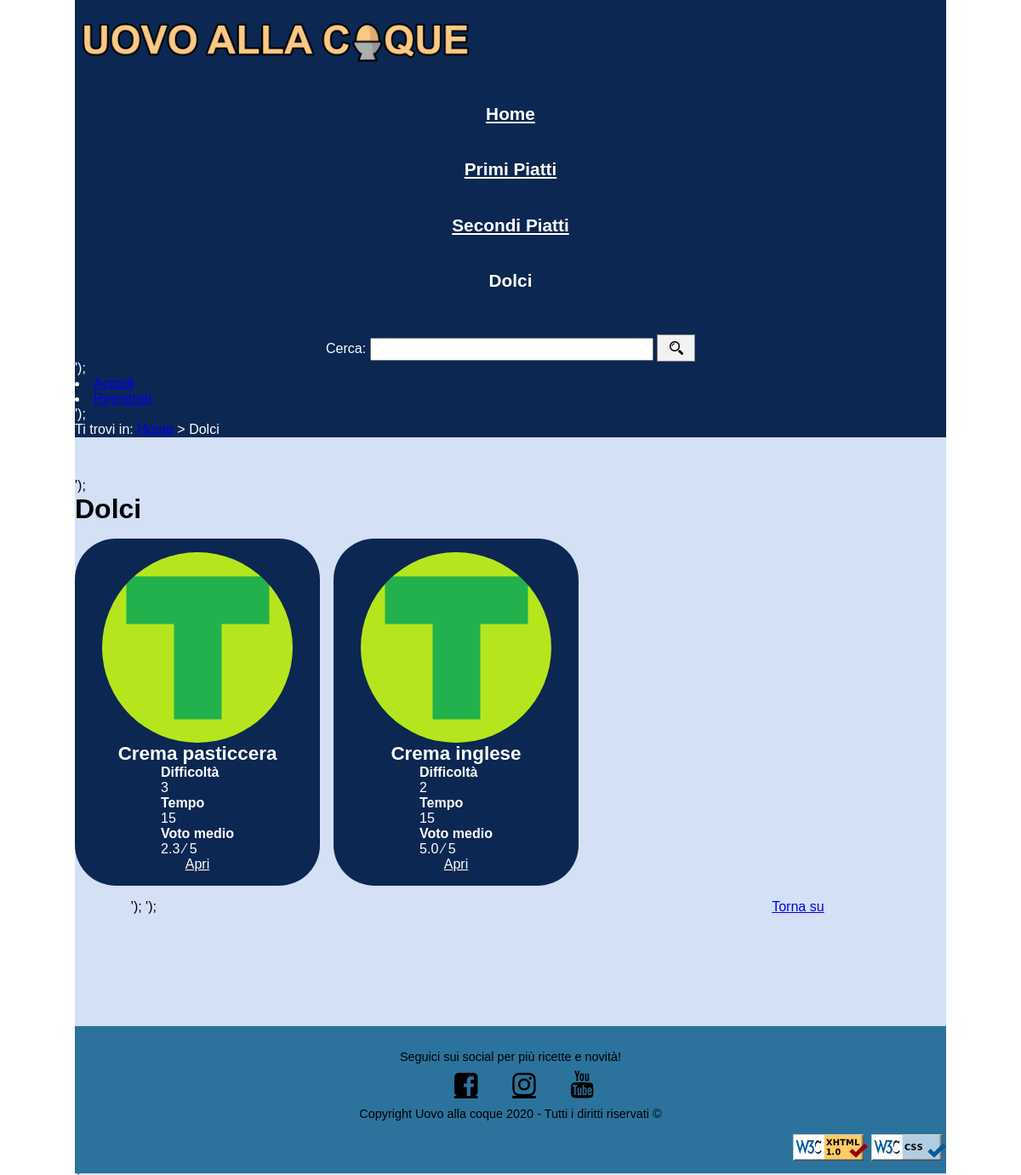
Before: /php/elenco.php?id=3 with the older database file.
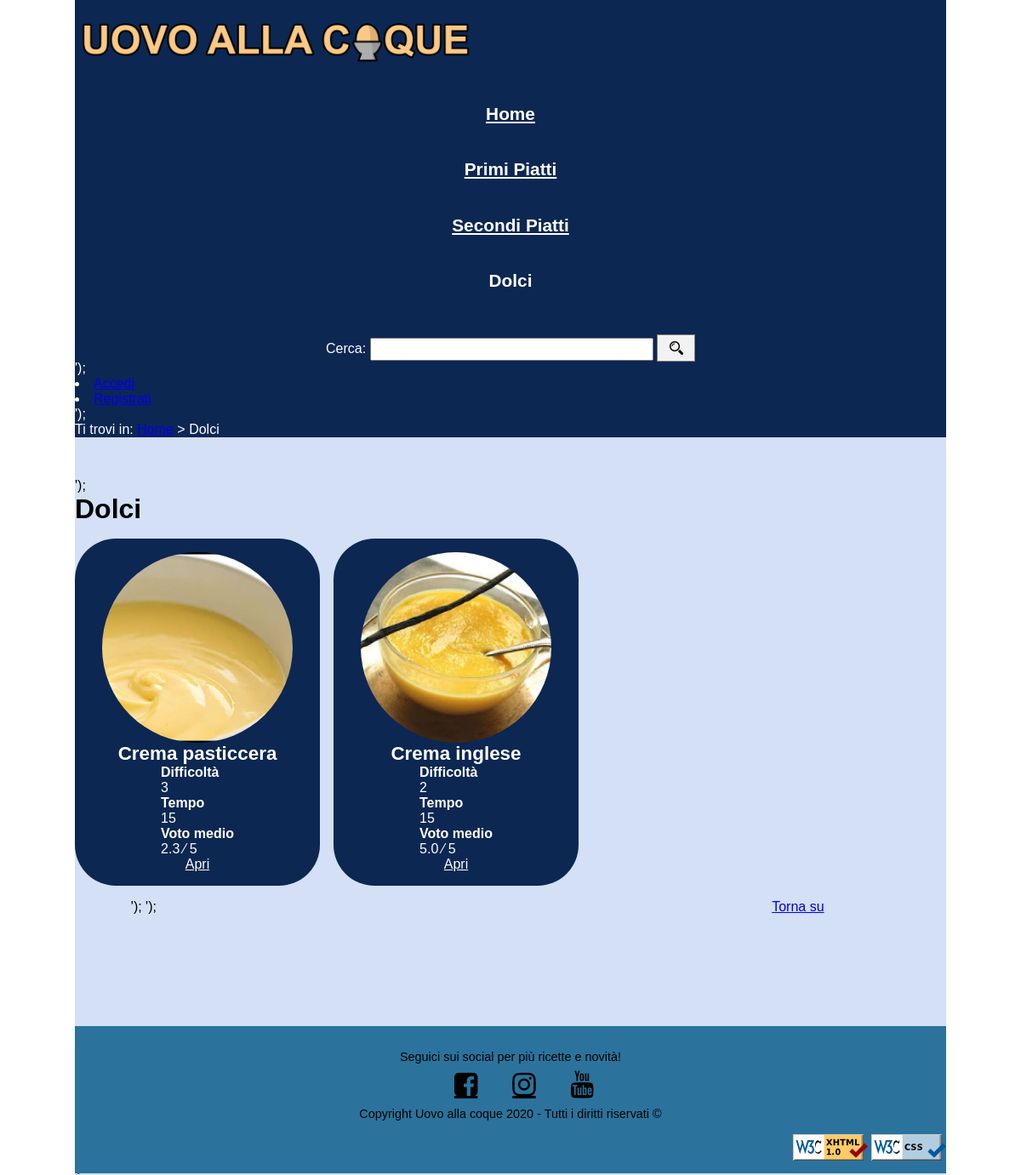
After: the same page with the newer database file.
### tables this page shows
CREATE TABLE ricette (
  id INT AUTO_INCREMENT,
  nome VARCHAR(256) NOT NULL,
  difficolta TINYINT UNSIGNED NOT NULL,
  tempo SMALLINT UNSIGNED NOT NULL,
   
  img VARCHAR(256) NOT NULL,
  portata TINYINT UNSIGNED NOT NULL,
  ingredienti TEXT NOT NULL,
  procedimento TEXT NOT NULL,
  PRIMARY KEY (id),
  UNIQUE (nome)
);

### php/db-connection.php (called while the page is built, shortened)
<?php
class DBConnection
{
    private $host = "localhost";
    private $username;
    private $password;
    private $connection;
    public function __construct()
    {
        $this->username = str_replace("\n", "", file_get_contents(__DIR__ . "/username.txt"));
        $this->password = str_replace("\n", "", file_get_contents(__DIR__ . "/pwd_db-1920.txt"));
    }
    public function connectTo(string $database)
    {
        $this->connection = new mysqli($this->host, $this->username, $this->password, $database);
    }
    public function query($query)
    {
        return $this->connection->query($query);
    }
}

### php/scheda-ricetta.php (the view)
<?php
function schedaRicetta(string $immagine, string $nome, string $difficolta, string $tempo, string $voto, string $link, int $livello)
{
    return "<img class=\"elenco-immagine\" src=\"$immagine\" alt = \"immagine di $nome\" />
        <h$livello class=elenco-titolo>$nome</h$livello>
            <dl class=\"elenco-attributi\">
                <dt> Difficolt&agrave; </dt> <dd>$difficolta</dd>
                <dt>Tempo</dt> <dd>$tempo</dd>
                <dt>Voto medio</dt> <dd>$voto &frasl; 5</dd>
            </dl>
            <a id=\"link-apri\" href=\"$link\">Apri</a>
    ";
}

### php/template-handler.php (shortened to what this page needs)
<?php
class TemplateHandler
{
    private $page;
    private $root;
    public function __construct(string $root, string $standard)
    {
        $this->root = $root;
        $this->page = file_get_contents(__DIR__ . "/components/" . $standard . "-template.php");
    }
    public function setTitle(string $title)
    {
        $this->page = str_replace("<titlePlaceholder />", $title, $this->page);
    }
    public function setDescription(string $description)
    {
        $this->page = str_replace("<descriptionPlaceholder />", $description, $this->page);
    }
    public function setKeywords(string $keywords)
    {
        $this->page = str_replace("<keywordsPlaceholder />", $keywords, $this->page);
    }
    public function setAuthor(string $author)
    {
        $this->page = str_replace("<authorPlaceholder />", $author, $this->page);
    }
    public function setLogin(string $loginSnippet)
    {
        $this->page = str_replace("<loginPlaceholder />", $loginSnippet, $this->page);
    }
    public function setNav(string $navSnippet)
    {
        $this->page = str_replace("<navPlaceholder />", $navSnippet, $this->page);
    }
    public function setBreadcrumb(string $breadcrumbSnippet)
    {
        $this->page = str_replace("<breadcrumbPlaceholder />", $breadcrumbSnippet, $this->page);
    }
    public function setContent(string $contentSnippet)
    {
        $this->page = str_replace("<contentPlaceholder />", $contentSnippet, $this->page);
    }
    public function setBackToTop(string $backToTopSnippet)
    {
        $this->page = str_replace("<backToTopPlaceholder />", $backToTopSnippet, $this->page);
    }
    public function setFooter(string $footerSnippet)
    {
        $this->page = str_replace("<footerPlaceholder />", $footerSnippet, $this->page);
    }
    public function send()
    {
        echo $this->page;
    }
    private function done()
    {
        $this->page = str_replace("<rootFolder />", $this->root, $this->page);
    }
}

### php/elenco.php (shortened to what this page needs)
<?php
require_once __DIR__ . "/template-handler.php";
require_once __DIR__ . "/query-portata.php";
$tipi = [
    "Risultati della ricerca",
    "Primi Piatti",
    "Secondi Piatti",
    "Dolci",
];
$tipo = array_key_exists('id', $_GET) ? $_GET['id'] : 0;
$nav = file_get_contents(__DIR__ . "/components/default-nav.php");
if ($tipo != 0) {
    $nav = preg_replace(
        "((?s)<a href=\"<rootFolder />/php/elenco\.php\?id=$tipo\">.*?</a>)",
        "{$tipi[$tipo]}",
        $nav
    );
}
$content = file_get_contents(__DIR__ . "/components/elenco-content.php");
$content = str_replace("<categoriaPlaceholder />", $tipi[$tipo], $content);
$risultato = $tipo != 0 ? contentPortata($tipo) : contentRicerca($_GET["termine_ricerca"]);
$content = str_replace("<elencoPlaceholder />", $risultato, $content);

### php/query-portata.php (shortened to what this page needs)
<?php
require_once __DIR__ . '/db-connection.php';
require_once __DIR__ . '/scheda-ricetta.php';
function contentPortata($portata)
{
    $mysql = new DBconnection;
    $query = "SELECT * FROM ricette WHERE portata=$portata";
    $result = $mysql->query($query);
    $risultato = "";
    if ($result) {
        $risultato .= "<ul id=\"elenco-content\">";
        while ($row = $result->fetch_assoc()) {
            $nome = $row['nome'];
            $difficolta = $row['difficolta'];
            $tempo = $row['tempo'];
            $immagine = $row['img'];
            $votor = $mysql->query("SELECT media({$row['id']});")->fetch_row();
            $voto = $votor[0];
            $voto= number_format($voto, 1);
            $id = $row['id'];
            $link = "<rootFolder />/php/ricetta.php?id=$id";
            $livello = 2;
            $risultato .=
            '<li class=elenco-elemento>' .
            schedaRicetta($immagine, $nome, $difficolta, $tempo, $voto, $link, $livello) .
                '</li>';
        }
        $risultato .= "</ul>";
    }
    return $risultato;
}

### styles/screen.css (style rules this page uses)
* { padding: 0em; margin: 0em; }
html, body { max-width: 1024px; margin: 0em auto; padding: 0em 0em; }
#link-apri { color: white; }
html { background-color: white; }
body { background-color: rgba(211, 224, 245); font-family: Verdana, Geneva, Tahoma, sans-serif; }
#footer { width: 100%; display: flex; flex-wrap: wrap; flex-direction: column; align-items: flex-start; justify-content: center; margin-top: 8em; position: relative; bottom: -1.1em; background-color: rgb(43, 115, 156); height: 12em; font-size: 0.9em; }
.messaggio-footer { align-self: center; position: relative; margin-top: 0.5em; margin-bottom: 0.5em; }
#logo-social li { display: inline; margin-left: 1em; }
#logo-social { align-self: center; }
.fa-facebook-square { color: black; }
.fa-youtube { color: black; }
.fa-instagram { color: black; }
#immagine-footer li { display: inline; }
#immagine-footer { position: relative; align-self: flex-end; top:0.6em; }
.social { font-size: xx-large; }
.messaggio-footer { text-align: center; }
ul { list-style-type: none; }
.elemento-menu { text-align: center; display: block; margin:2em; font-size: 1.3em; font-weight: bolder; }
.elemento-menu a { display: block; font-size: 1em; color: white; }
#immagine-logo { height: 4em; align-items: center; }
#barra-ricerca { text-align: center; color: white; }
.barra-cerca { width: 25em; height: 2em; }
#immagine-lente { position: relative; top:0.7em; background-color: rgb(242, 242, 242); width: 1.2em; height: 1.2em; border-style: solid; border-color: gray; border-width: 0.01em; padding: 0.5em 1em 0.5em 1em; margin-left: 0em; }
#accedi_scritta { padding-right: 0.5em; }
#header { color:white; margin-bottom: 3em; padding-top: 1em; background-color: #0c2752; }
#torna-su-link { position: relative; left: 80%; margin-top: 2em; }
.elenco-attributi dt { font-weight: bolder; }
#elenco-content { display: flex; flex-direction: row; flex-wrap: wrap; justify-content: flex-start; }
.elenco-elemento { display: flex; flex-direction: column; flex-wrap: wrap; align-items:center; justify-content:flex-start; margin: 1em; margin-left: 0; width: 18em; background-color: #0c2752;; color: white; padding-bottom: 1em; -wedkit-border-radius:3em; -moz-border-radius:3em; border-radius: 3em; }
.elenco-titolo { font-size: 1.4em; }
.elenco-immagine { -wedkit-border-radius:10em; -moz-border-radius:10em; border-radius: 10em; margin-top: 1em; height: 14em; width: 14em; object-fit: cover; }

### styles/print.css (style rules this page uses)
a:link:after, a:visited:after { content: " [www.uovaallacoque.it" attr(href) "] "; font-size:90%; }
#immagine-logo { height: 4em; }
.nav { display: none; }
.elenco-immagine { display: none; }
#torna-su-link { display: none; }
#footer { display: none; }

Changed rows visible on the page:
changed ricette "Crema pasticcera": img: picture added in place of a placeholder
changed ricette "Crema inglese": img: picture added in place of a placeholder
